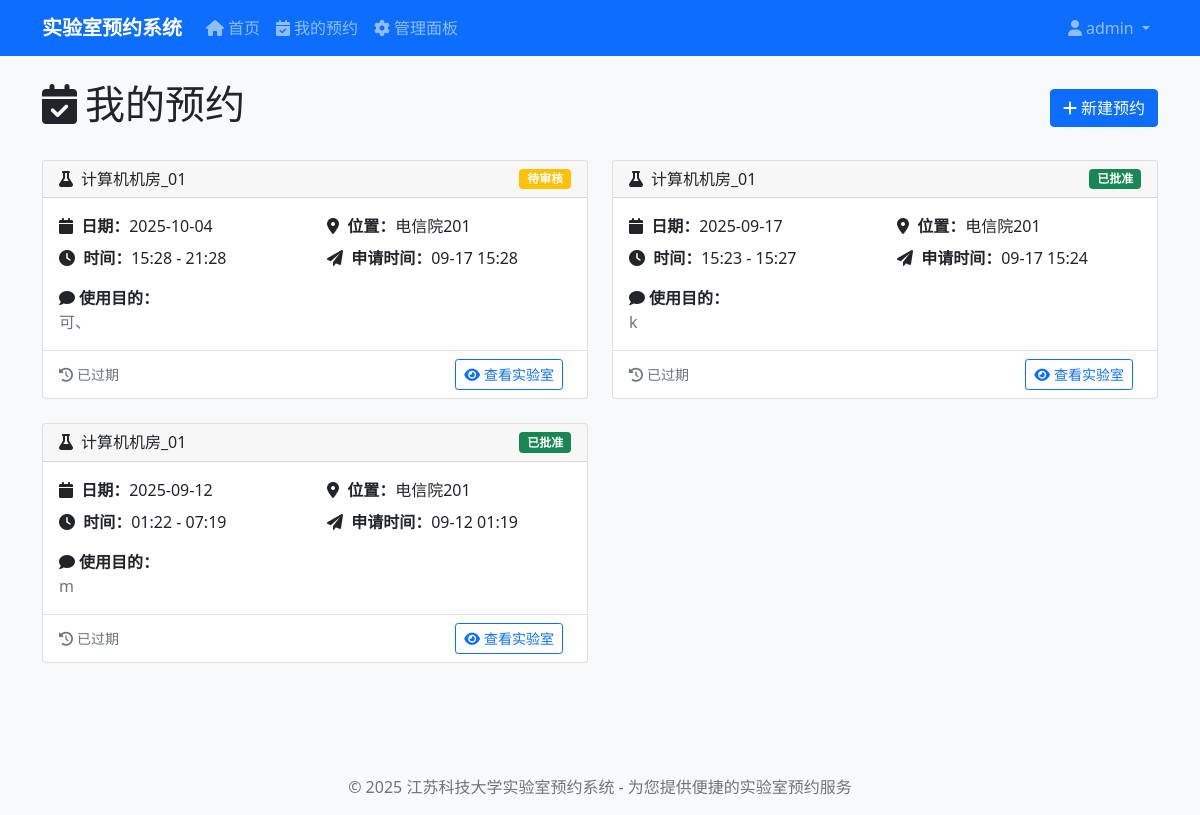
/my-reservations/ (signed in), run on the app's committed database.
### reservations/models.py (models this page shows, shortened)
class Reservation(models.Model):
    STATUS_CHOICES = [
        ('pending', '待审核'),
        ('approved', '已批准'),
        ('rejected', '已拒绝'),
        ('cancelled', '已取消'),
        ('completed', '已完成'),
    ]
    user = models.ForeignKey(User, on_delete=models.CASCADE, verbose_name="预约用户")
    laboratory = models.ForeignKey(Laboratory, on_delete=models.CASCADE, verbose_name="实验室")
    date = models.DateField(verbose_name="预约日期")
    start_time = models.TimeField(verbose_name="开始时间")
    end_time = models.TimeField(verbose_name="结束时间")
    purpose = models.TextField(verbose_name="使用目的")
    status = models.CharField(max_length=20, choices=STATUS_CHOICES, default='pending', verbose_name="状态")
    created_at = models.DateTimeField(auto_now_add=True, verbose_name="申请时间")
    updated_at = models.DateTimeField(auto_now=True, verbose_name="更新时间")
    admin_comment = models.TextField(blank=True, verbose_name="管理员备注")
    class Meta:
        verbose_name = "预约记录"
        verbose_name_plural = "预约记录"
        ordering = ['-created_at']
    @property
    def is_past(self):
        return self.date < timezone.now().date()
    @property
    def can_cancel(self):
        return self.status in ['pending', 'approved'] and not self.is_past

class Laboratory(models.Model):
    CATEGORY_CHOICES = [
        ('physics', '物理'),
        ('chemistry', '化学'),
        ('biology', '生物'),
        ('computer', '计算机'),
        ('engineering', '工程'),
        ('mathematics', '数学'),
        ('electronics', '电子'),
        ('materials', '材料'),
        ('environmental', '环境'),
        ('medical', '医学'),
        ('other', '其他'),
    ]
    name = models.CharField(max_length=100, verbose_name="实验室名称")
    category = models.CharField(max_length=20, choices=CATEGORY_CHOICES, default='other', verbose_name="科目分类")
    location = models.CharField(max_length=200, verbose_name="位置")
    capacity = models.PositiveIntegerField(verbose_name="容量")
    equipment = models.TextField(verbose_name="设备描述", blank=True)
    description = models.TextField(verbose_name="实验室描述", blank=True)
    is_active = models.BooleanField(default=True, verbose_name="是否可用")
    created_at = models.DateTimeField(auto_now_add=True, verbose_name="创建时间")
    class Meta:
        verbose_name = "实验室"
        verbose_name_plural = "实验室"
        ordering = ['category', 'name']

### reservations/views.py (the view)
# urls.py: path('my-reservations/', views.my_reservations, name='my_reservations'),
@login_required
def my_reservations(request):
    reservations = Reservation.objects.filter(user=request.user).order_by('-created_at')
    context = {
        'reservations': reservations,
    }
    return render(request, 'reservations/my_reservations.html', context)

### reservations/templates/reservations/my_reservations.html (shortened to what this page needs)
{% extends 'reservations/base.html' %}
{% block content %}
<div class="row">
    <div class="col-12">
        <div class="d-flex justify-content-between align-items-center mb-4">
            <h1><i class="fas fa-calendar-check me-2"></i>我的预约</h1>
            <a href="{% url 'reservations:laboratory_list' %}" class="btn btn-primary">
                <i class="fas fa-plus me-1"></i>新建预约
            </a>
        </div>
        {% if reservations %}
            <div class="row">
                {% for reservation in reservations %}
                    <div class="col-lg-6 mb-4">
                        <div class="card">
                            <div class="card-header d-flex justify-content-between align-items-center">
                                <h6 class="mb-0">
                                    <i class="fas fa-flask me-2"></i>{{ reservation.laboratory.name }}
                                </h6>
                                <span class="badge
                                    {% if reservation.status == 'pending' %}bg-warning
                                    {% elif reservation.status == 'approved' %}bg-success
                                    {% elif reservation.status == 'rejected' %}bg-danger
                                    {% elif reservation.status == 'cancelled' %}bg-secondary
                                    {% elif reservation.status == 'completed' %}bg-info
                                    {% endif %}">
                                    {{ reservation.get_status_display }}
                                </span>
                            </div>
                            <div class="card-body">
                                <div class="row">
                                    <div class="col-6">
                                        <p class="mb-2">
                                            <i class="fas fa-calendar me-1"></i>
                                            <strong>日期：</strong>{{ reservation.date|date:"Y-m-d" }}
                                        </p>
                                        <p class="mb-2">
                                            <i class="fas fa-clock me-1"></i>
                                            <strong>时间：</strong>{{ reservation.start_time|time:"H:i" }} - {{ reservation.end_time|time:"H:i" }}
                                        </p>
                                    </div>
                                    <div class="col-6">
                                        <p class="mb-2">
                                            <i class="fas fa-map-marker-alt me-1"></i>
                                            <strong>位置：</strong>{{ reservation.laboratory.location }}
                                        </p>
                                        <p class="mb-2">
                                            <i class="fas fa-paper-plane me-1"></i>
                                            <strong>申请时间：</strong>{{ reservation.created_at|date:"m-d H:i" }}
                                        </p>
                                    </div>
                                </div>
                                {% if reservation.purpose %}
                                    <div class="mt-2">
                                        <strong><i class="fas fa-comment me-1"></i>使用目的：</strong>
                                        <p class="text-muted mb-0">{{ reservation.purpose|truncatewords:20 }}</p>
                                    </div>
                                {% endif %}
                            </div>
                            <div class="card-footer bg-transparent">
                                <div class="d-flex justify-content-between align-items-center">
                                    <small class="text-muted">
                                        {% if reservation.is_past %}
                                            <i class="fas fa-history me-1"></i>已过期
                                        {% endif %}
                                    </small>
                                    <div>
                                        <a href="{% url 'reservations:laboratory_detail' reservation.laboratory.id %}"
                                           class="btn btn-outline-primary btn-sm me-2">
                                            <i class="fas fa-eye me-1"></i>查看实验室
                                        </a>
                                    </div>
                                </div>
                            </div>
                        </div>
                    </div>
                {% endfor %}
            </div>
        {% endif %}
    </div>
</div>
{% endblock %}

### reservations/templates/reservations/base.html (shortened to what this page needs)
<!DOCTYPE html>
<html lang="zh-CN">
<head>
    <link href="https://cdn.jsdelivr.net/npm/bootstrap@5.1.3/dist/css/bootstrap.min.css" rel="stylesheet">
    <link href="https://cdnjs.cloudflare.com/ajax/libs/font-awesome/6.0.0/css/all.min.css" rel="stylesheet">
</head>
<body>
    <nav class="navbar navbar-expand-lg navbar-dark bg-primary">
        <div class="container">
            <a class="navbar-brand" href="{% url 'reservations:laboratory_list' %}">
                实验室预约系统
            </a>
            <div class="collapse navbar-collapse" id="navbarNav">
                <ul class="navbar-nav me-auto">
                    <li class="nav-item">
                        <a class="nav-link" href="{% url 'reservations:laboratory_list' %}">
                            <i class="fas fa-home me-1"></i>首页
                        </a>
                    </li>
                    {% if user.is_authenticated %}
                        <li class="nav-item">
                            <a class="nav-link" href="{% url 'reservations:my_reservations' %}">
                                <i class="fas fa-calendar-check me-1"></i>我的预约
                            </a>
                        </li>
                        {% if user.is_staff %}
                            <li class="nav-item">
                                <a class="nav-link" href="{% url 'reservations:admin_panel' %}">
                                    <i class="fas fa-cog me-1"></i>管理面板
                                </a>
                            </li>
                        {% endif %}
                    {% endif %}
                </ul>
                <ul class="navbar-nav">
                    {% if user.is_authenticated %}
                        <li class="nav-item dropdown">
                            <a class="nav-link dropdown-toggle" href="#" id="navbarDropdown" role="button" data-bs-toggle="dropdown">
                                <i class="fas fa-user me-1"></i>{{ user.first_name|default:user.username }}
                            </a>
                        </li>
                    {% endif %}
                </ul>
            </div>
        </div>
    </nav>
    <main class="container my-4">
        {% block content %}{% endblock %}
    </main>
    <footer class="bg-light py-3 mt-5">
        <div class="container text-center">
            <p class="mb-0 text-muted">© 2025 江苏科技大学实验室预约系统 - 为您提供便捷的实验室预约服务</p>
        </div>
    </footer>
</body>
</html>

### reservations/templates/reservations/base.html (style rules this page uses)
.navbar-brand { font-weight: bold; }
footer { margin-top: auto; }
body { display: flex; flex-direction: column; min-height: 100vh; background-color: #f8f9fa; }
main { flex: 1; }

### data on the page
Reservation: laboratory.name "计算机机房_01", status "待审核", date "2025-10-04", start_time "15:28", end_time "21:28", laboratory.location "电信院201", created_at "09-17 15:28", purpose "可、", shows "已过期"
Reservation: laboratory.name "计算机机房_01", status "已批准", date "2025-09-17", start_time "15:23", end_time "15:27", laboratory.location "电信院201", created_at "09-17 15:24", purpose "k", shows "已过期"
Reservation: laboratory.name "计算机机房_01", status "已批准", date "2025-09-12", start_time "01:22", end_time "07:19", laboratory.location "电信院201", created_at "09-12 01:19", purpose "m", shows "已过期"

### other printed values
{{ user.first_name|default:user.username }} "admin"
